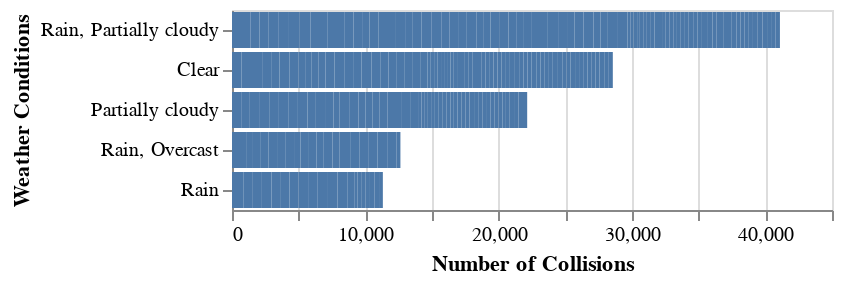

This figure's notebook cell:
### Code cell
alt.Chart(coll_weather).mark_bar().encode(
    y=alt.Y('conditions:N', sort='-x', title='Weather Conditions'),
    x=alt.X('collisions:Q', axis=alt.Axis(title='Number of Collisions'))
)

### Figure 1 — Vega-Lite specification as saved in the notebook (floating-point values rounded to 4 significant figures; data arrays with more than 128 entries replaced by an {"elided": "..."} marker saying what was removed)
{"config": {"view": {"continuousWidth": 300, "continuousHeight": 300}}, "data": {"name": "data-8b5876078716f2ebae27c2129db55dbc"}, "mark": {"type": "bar"}, "encoding": {"x": {"axis": {"title": "Number of Collisions"}, "field": "collisions", "type": "quantitative"}, "y": {"field": "conditions", "sort": "-x", "title": "Weather Conditions", "type": "nominal"}}, "$schema": "https://vega.github.io/schema/vega-lite/v5.8.0.json", "datasets": {"data-8b5876078716f2ebae27c2129db55dbc": {"elided": "244 records"}}}
